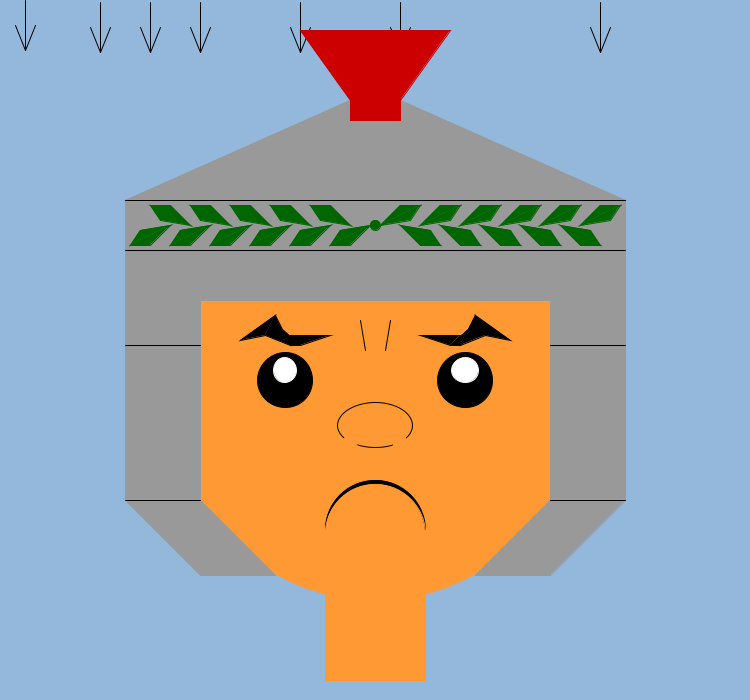
Frame 1 (no input)
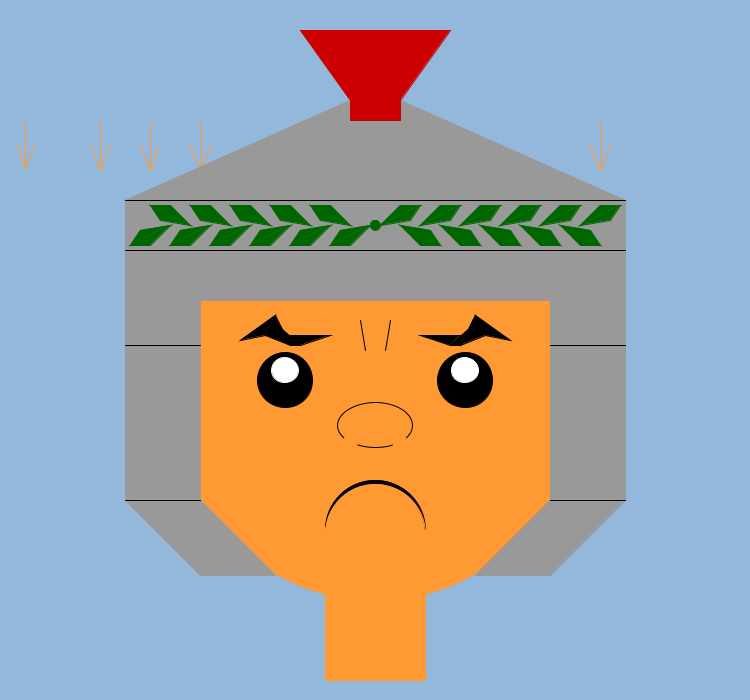
Frame 60 (the mouse pressed at the canvas centre just before this capture)
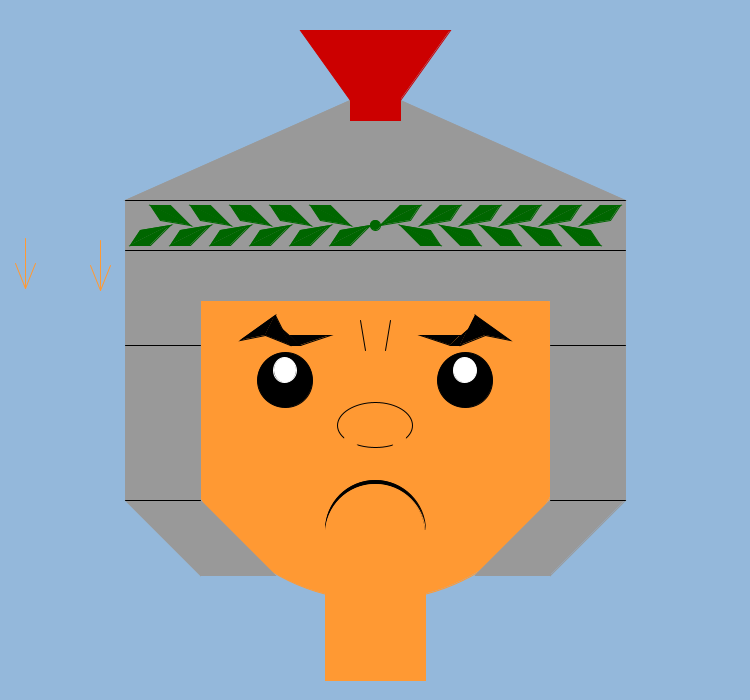
Frame 120 (the mouse held since frame 60 and released just before this capture)

The Processing sketch that drew these frames (run headless with seeded random() and noise(); from frame 60 on, the mouse is pressed at the canvas centre):

// Processing sketch: processing_118642
// ── processing_118642.pde

int posicioY = 0;
int posicioX = 0;

void setup() {
  size(750,700);
  background(148, 184, 219);
}

void draw() {
  background(148, 184, 219);
    //flecha1
line(25,posicioX+50,15,posicioX+25);
line(25,posicioX+50,35,posicioX+25);
line(25,posicioY,25,posicioY+50);
posicioY = posicioY+2;
posicioX = posicioX+2;
//flecha2

line(100,posicioX+50,90,posicioX+25);
line(100,posicioX+50,110,posicioX+25);
line(100,posicioY,100,posicioY+50);

line(150,posicioX+50,140,posicioX+25);
line(150,posicioX+50,160,posicioX+25);
line(150,posicioY,150,posicioY+50);

line(200,posicioX+50,190,posicioX+25);
line(200,posicioX+50,210,posicioX+25);
line(200,posicioY,200,posicioY+50);

line(300,posicioX+50,290,posicioX+25);
line(300,posicioX+50,310,posicioX+25);
line(300,posicioY,300,posicioY+50);

line(400,posicioX+50,390,posicioX+25);
line(400,posicioX+50,410,posicioX+25);
line(400,posicioY,400,posicioY+50);

line(600,posicioX+50,590,posicioX+25);
line(600,posicioX+50,610,posicioX+25);
line(600,posicioY,600,posicioY+50);
  
  
  
  //cara
  fill(255,153,51);
  stroke(255,153,51);
  ellipse(375,400,400,400);
  
  //casco
  stroke(153,153,153);
  fill(153,153,153);
  rect(125,200,500,100);
  rect(125,300,75,200);
  rect(550,300,75,200);
  triangle(125,200,350,200,350,100);
  triangle(625,200,400,200,400,100);
  rect(350,120,50,100);
  triangle(200,500,200,575,275,575);
  triangle(125,500,200,575,200,500);
  triangle(550,500,550,575,475,575);
  triangle(625,500,550,575,550,500);
  stroke(0,0,0);
  line(125,250,625,250);
  line(625,200,125,200);
  line(200,345,125,345);
  line(550,345,625,345);
  line(200,500,125,500);
  line(550,500,625,500);
  
  //laurel casco
  
  stroke(0,102,0);
  fill(0,102,0);
  ellipse(375,225,10,10);
  triangle(380,225,400,205,420,205);
  triangle(380,225,420,205,410,220);
  triangle(420,225,440,205,460,205);
  triangle(420,225,460,205,450,220);
  triangle(460,225,480,205,500,205);
  triangle(460,225,500,205,490,220);
  triangle(500,225,520,205,540,205);
  triangle(500,225,540,205,530,220);
  triangle(540,225,560,205,580,205);
  triangle(540,225,580,205,570,220);
  triangle(580,225,600,205,620,205);
  triangle(580,225,620,205,610,220);
  
  triangle(370,225,350,245,330,245);
  triangle(370,225,330,245,340,230);
  triangle(330,225,310,245,290,245);
  triangle(330,225,290,245,300,230);
  triangle(290,225,270,245,250,245);
  triangle(290,225,250,245,260,230);
  triangle(250,225,230,245,210,245);
  triangle(250,225,210,245,220,230);
  triangle(210,225,190,245,170,245);
  triangle(210,225,170,245,180,230);
  triangle(170,225,150,245,130,245);
  triangle(170,225,130,245,140,230);
  
  triangle(350,225,330,205,310,205);
  triangle(350,225,310,205,320,220);
  triangle(310,225,290,205,270,205);
  triangle(310,225,270,205,280,220);
  triangle(270,225,250,205,230,205);
  triangle(270,225,230,205,240,220);
  triangle(230,225,210,205,190,205);
  triangle(230,225,190,205,200,220);
  triangle(190,225,170,205,150,205);
  triangle(190,225,150,205,160,220);
  
  triangle(400,225,420,245,440,245);
  triangle(400,225,440,245,430,230);
  triangle(440,225,460,245,480,245);
  triangle(440,225,480,245,470,230);
  triangle(480,225,500,245,520,245);
  triangle(480,225,520,245,510,230);
  triangle(520,225,540,245,560,245);
  triangle(520,225,560,245,550,230);
  triangle(560,225,580,245,600,245);
  triangle(560,225,600,245,590,230);
  
  //cresta casco
  stroke(204,0,0);
  fill(204,0,0);
  triangle(400,100,450,30,400,30);
  triangle(350,100,350,30,300,30);
  rect(350,30,50,90);
  
  //ojos
  stroke(0,0,0);
  fill(0,0,0);
  ellipse(285,380,55,55);
  ellipse(465,380,55,55);
  stroke(255,255,255);
  fill(255,255,255);
  ellipse(465,370,random(20,30),25);
  ellipse(285,370,random(20,30),25);
 
  
  //cejas
  stroke(0,0,0);
  fill(0,0,0);
  triangle(240,340,265,335,275,315);
  triangle(265,335,275,315,290,345);
  triangle(290,345,282,329,300,345);
  triangle(300,345,290,335,330,335);
  
  triangle(510,340,475,315,485,335);
  triangle(485,335,460,345,475,315);
  triangle(468,329,460,345,450,345);
  triangle(460,335,420,335,450,345);
  
  //boca
  ellipse(375,530,100,100);
  stroke(255,153,51);
  fill(255,153,51);
  ellipse(375,534,100,100);
  
  //cuello
  rect(325,530,100,150);
  
  //entreceja
  stroke(0,0,0);
  fill(0,0,0);
  line(360,320,365,350);
  line(390,320,385,350);
  
  //nariz
  stroke(0,0,0);
  fill(255,153,51);
  ellipse(375,425,75,45);
  stroke(255,153,51);
  ellipse(400,455,15,50);
  ellipse(350,455,15,50);
  

  
  
   println(mouseX+","+mouseY); 

}
void mousePressed(){
  background(150,50,150);
}
  
